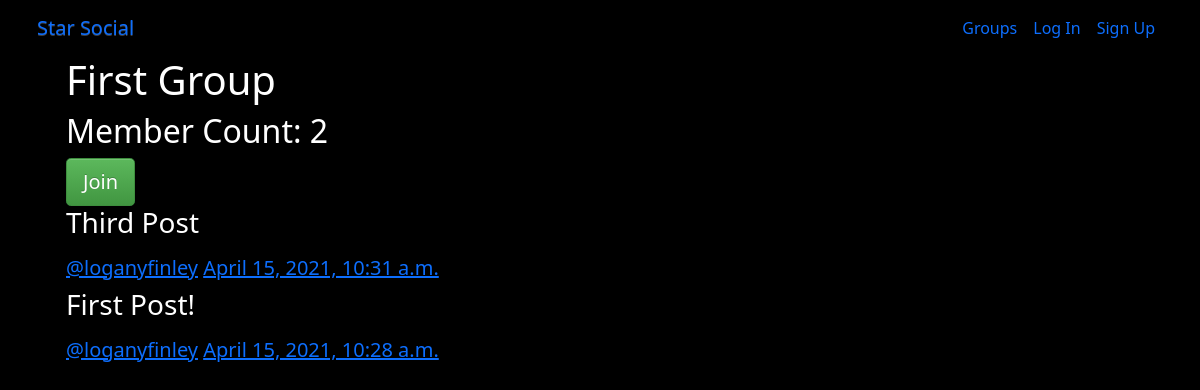
Screenshot of /groups/post/in/first-group/ with the database file from the repository.
### groups/models.py (models this page shows, shortened)
class Group(models.Model):
    name = models.CharField(max_length=255, unique=True)
    slug = models.SlugField(allow_unicode=True, unique=True)
    description = models.TextField(blank=True, default='')
    description_html = models.TextField(editable=False, default='', blank=True)
    members = models.ManyToManyField(User,through="GroupMember")
    class Meta:
        ordering = ["name"]

### posts/models.py (models this page shows, shortened)
class Post(models.Model):
    user = models.ForeignKey(User, related_name = 'posts', on_delete = models.CASCADE)
    created_at = models.DateTimeField(auto_now = True)
    message = models.TextField()
    message_html = models.TextField(editable = False)
    group = models.ForeignKey(Group, related_name = 'posts', null = True, blank = True, on_delete = models.CASCADE)
    class Meta:
        ordering = ['-created_at']
        unique_together = ['user', 'message']

### groups/views.py (the view)
# urls.py: path('post/in/<slug>/', views.SingleGroup.as_view(), name = 'single'),
class SingleGroup(generic.DetailView):
    model = Group

### groups/templates/groups/group_detail.html
{% extends "groups/group_base.html" %}
{% block pregroup %}
<h1>{{group.name}}</h1>
<h2> Member Count: {{group.members.count}}</h2>
<div class="content">
    {% if user in group.members.all %}
        <a href="{% url 'groups:leave' slug=group.slug %}" class="btn btn-lg btn-fill btn-warning">Leave</a>
    {% else %}
        <a href="{% url 'groups:join' slug=group.slug %}" class="btn btn-lg btn-fill btn-success">Join</a>
    {% endif %}
</div>
{% endblock %}
{% block group_content %}
<div class="col-md-8">
    {% if group.posts.count == 0 %}
        <h2>No posts in this group yet!</h2>
    {% else %}
        {% for post in group.posts.all %}
            {% include "posts/_post.html" %}
        {% endfor %}
    {% endif %}
</div>
{% endblock %}

### groups/templates/groups/group_base.html (shortened to what this page needs)
{% extends "base.html" %}
{% block body_block %}
<div class="container">
    <div class="row">
        {% block pregroup %}{% endblock %}
        {% block group_content %}{% endblock %}
    </div>
</div>
{% endblock %}

### templates/base.html (shortened to what this page needs)
<!DOCTYPE html>
<html lang="en">
{% load static %}
<head>
    <link href="https://cdn.jsdelivr.net/npm/bootstrap@5.0.0-beta3/dist/css/bootstrap.min.css" rel="stylesheet"
>
    <link rel="stylesheet" href="https://maxcdn.bootstrapcdn.com/bootstrap/3.3.7/css/bootstrap-theme.min.css"
>
    <link rel="stylesheet" href="//cdn.jsdelivr.net/npm/medium-editor@latest/dist/css/medium-editor.min.css"
        type="text/css" media="screen" charset="utf-8">
    <link rel="stylesheet" href="{% static 'simplesocial/css/master.css' %}">
</head>
<body>
    <nav class="navbar navbar-expand-lg techfont custom-navbar mynav" role="navigation" id="navbar">
        <div class="container-fluid" style="margin-left: 25px;">
            <a class="navbar-brand bigbrand" href="{% url 'home' %}">Star Social</a>
            <div class="d-flex">
                <div class="collapse navbar-collapse" id="navbarNavAltMarkup" style="margin-right: 25px;">
                    <div class="navbar-nav">
                        {% if user.is_authenticated %}
                            <a class="nav-link active" href="{% url 'posts:create' %}">Post</a>
                            <a class="nav-link active" href="{% url 'groups:all' %}">Groups</a>
                            <a class="nav-link active" href="{% url 'groups:create' %}">Create Group</a>
                            <a class="nav-link active" href="{% url 'accounts:logout' %}">Log Out</a>
                        {% else %}
                            <a class="nav-link active" href="{% url 'groups:all' %}">Groups</a>
                            <a class="nav-link active" href="{% url 'accounts:login' %}">Log In</a>
                            <a class="nav-link active" href="{% url 'accounts:signup' %}">Sign Up</a>
                        {% endif %}
                    </div>
                </div>
            </div>
        </div>
    </nav>
    <div class="mycontent container">
        <div class="row">
            <div class="col-md-12">
                <div class="blog_posts">
                    {% block body_block %}
                    {% endblock %}
                </div>
            </div>
        </div>
    </div>
</body>
</html>

### posts/templates/posts/_post.html (shortened to what this page needs)
<div class="post media">
    <h3>{{ post.message_html|safe }}</h3>
    <div class="media-body">
        <h5 class="media-heading">
            <span class="username">
                <a href="{% url 'posts:for_user' username=post.user.username %}">@{{ post.user.username }}</a>
            </span>
            <time class="time"><a href="{% url 'posts:single' username=post.user.username pk=post.pk %}">{{ post.created_at }}</a></time>
        </h5>
    </div>
</div>

### static/simplesocial/css/master.css (style rules this page uses)
body { margin: 0; overflow: hidden; background-color: black; color:white; }

### rows the page displays
Group: name "First Group", members.count "2"
Post: message_html "Third Post", user.username "loganyfinley", created_at "April 15, 2021, 10:31 a.m."
Post: message_html "First Post!", user.username "loganyfinley", created_at "April 15, 2021, 10:28 a.m."
